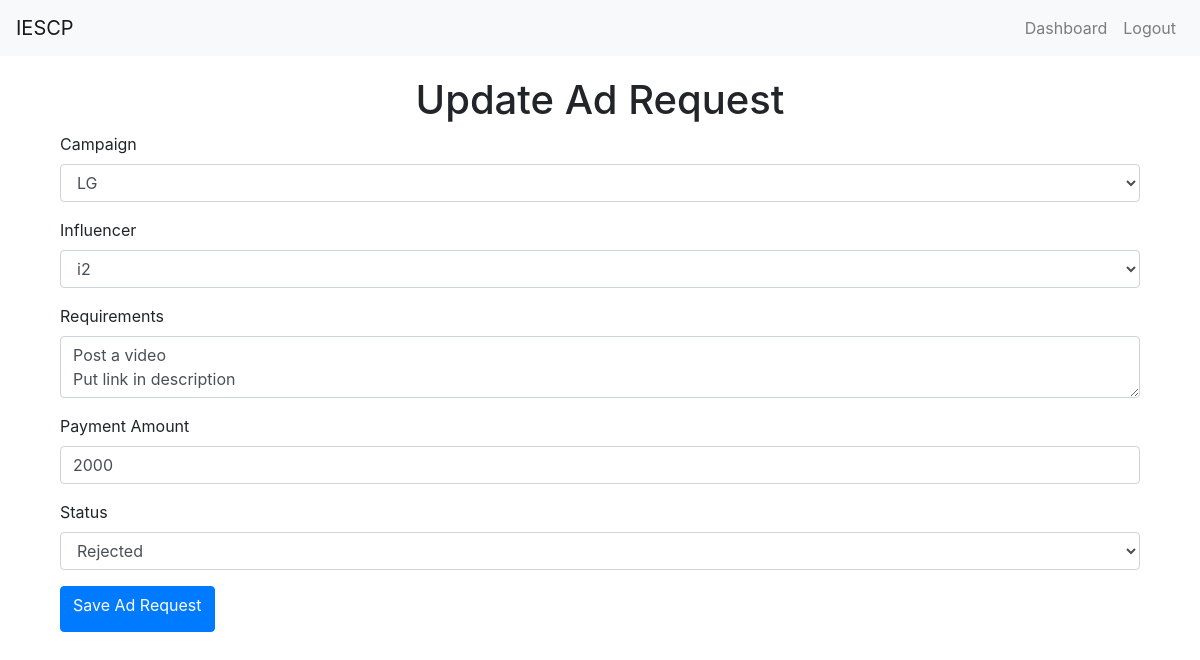
The app's page /ad_request/1/update (signed in), older data.
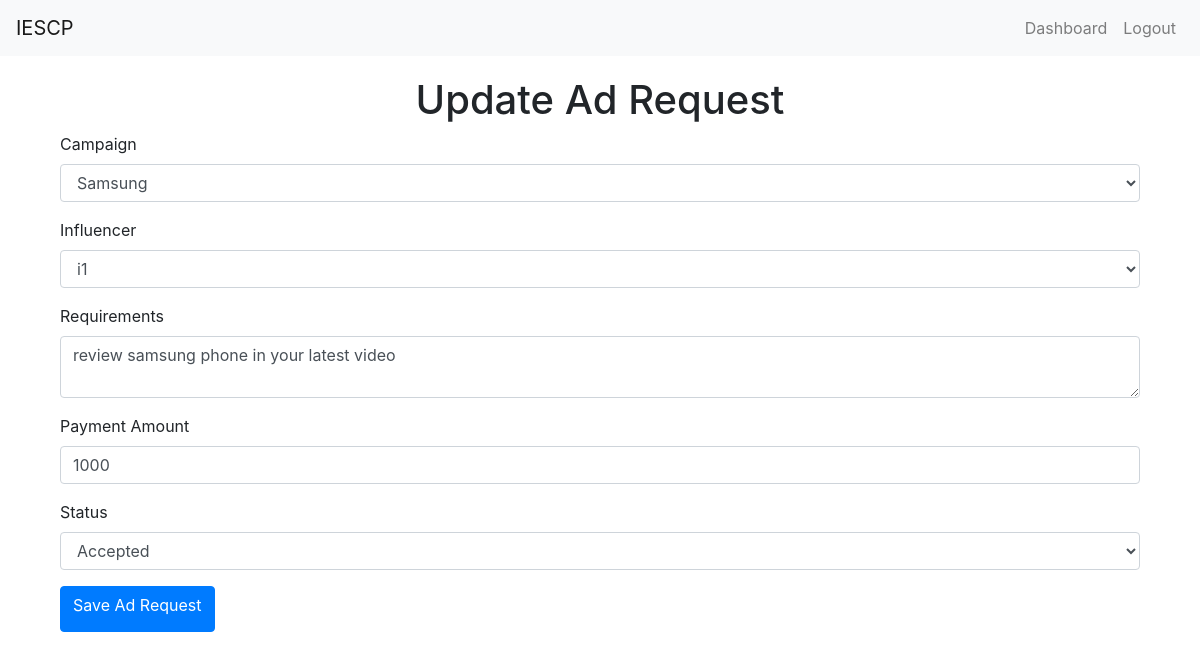
The same page, newer data.
### app.py (models this page shows, shortened)
class AdRequest(db.Model):
    id = db.Column(db.Integer, primary_key=True)
    campaign_id = db.Column(db.Integer, db.ForeignKey('campaign.id'), nullable=False)
    influencer_id = db.Column(db.Integer, db.ForeignKey('user.id'), nullable=False)
    messages = db.Column(db.Text)
    requirements = db.Column(db.Text)
    payment_amount = db.Column(db.Integer)
    negotiation_comment = db.Column(db.Text, nullable=True)
    status = db.Column(db.String(20), nullable=False, default='Requested')

### app.py (the view)
@app.route('/ad_request/<int:ad_request_id>/update', methods=['GET', 'POST'])
@login_required
def update_ad_request(ad_request_id):
    ad_request = AdRequest.query.get_or_404(ad_request_id)
    if ad_request.campaign.owner != current_user:
        flash('Access unauthorized!', 'danger')
        return redirect(url_for('index'))
    form = AdRequestForm()
    form.campaign_id.choices = [(campaign.id, campaign.name) for campaign in current_user.campaigns]
    form.influencer_id.choices = [(influencer.id, influencer.username) for influencer in User.query.filter_by(role='influencer').all()]
    if form.validate_on_submit():
        ad_request.campaign_id = form.campaign_id.data
        ad_request.influencer_id = form.influencer_id.data
        ad_request.requirements = form.requirements.data
        ad_request.payment_amount = form.payment_amount.data
        ad_request.status = form.status.data
        db.session.commit()
        flash('Ad request updated successfully!', 'success')
        return redirect(url_for('sponsor_dashboard'))
    elif request.method == 'GET':
        form.campaign_id.data = ad_request.campaign_id
        form.influencer_id.data = ad_request.influencer_id
        form.requirements.data = ad_request.requirements
        form.payment_amount.data = ad_request.payment_amount
        form.status.data = ad_request.status
    return render_template('create_ad_request.html', form=form, legend='Update Ad Request')

### app.py
class AdRequestForm(FlaskForm):
    campaign_id = SelectField('Campaign', coerce=int, validators=[DataRequired()])
    influencer_id = SelectField('Influencer', coerce=int, validators=[DataRequired()])
    requirements = TextAreaField('Requirements', validators=[DataRequired()])
    payment_amount = FloatField('Payment Amount', validators=[DataRequired()])
    status = SelectField('Status', choices=[
        ('Requested', 'Requested'),
        ('Accepted', 'Accepted'),
        ('Rejected', 'Rejected'),
        ('Negotiated', 'Negotiated')
    ], validators=[DataRequired()])
    negotiation_comment = TextAreaField('Negotiation Comment', validators=[Optional()])
    submit = SubmitField('Save Ad Request')

### app.py (called while the page is built)
@login_manager.user_loader
def load_user(user_id):
    return User.query.get(int(user_id))

### templates/create_ad_request.html (shortened to what this page needs)
{% extends "layout.html" %}
{% block content %}
<div class="container">
    <h1 class="text-center">{{ legend }}</h1>
    <form method="POST">
        <div class="form-group">
            {{ form.campaign_id.label(class="form-label") }}
            {{ form.campaign_id(class="form-control") }}
        </div>
        <div class="form-group">
            {{ form.influencer_id.label(class="form-label") }}
            {{ form.influencer_id(class="form-control") }}
        </div>
        <div class="form-group">
            {{ form.requirements.label(class="form-label") }}
            {{ form.requirements(class="form-control") }}
        </div>
        <div class="form-group">
            {{ form.payment_amount.label(class="form-label") }}
            {{ form.payment_amount(class="form-control") }}
        </div>
        <div class="form-group">
            {{ form.status.label(class="form-label") }}
            {{ form.status(class="form-control") }}
        </div>
        <button type="submit" class="btn btn-primary">{{ form.submit.label }}</button>
    </form>
</div>
{% endblock %}

Row changes from the older to the newer data that the page shows:
changed AdRequest: campaign_id "LG" → "Samsung"; influencer_id "i2" → "i1"; requirements "Post a video Put link in description" → "review samsung phone in your latest video"; payment_amount "2000" → "1000"; status "Rejected" → "Accepted"
